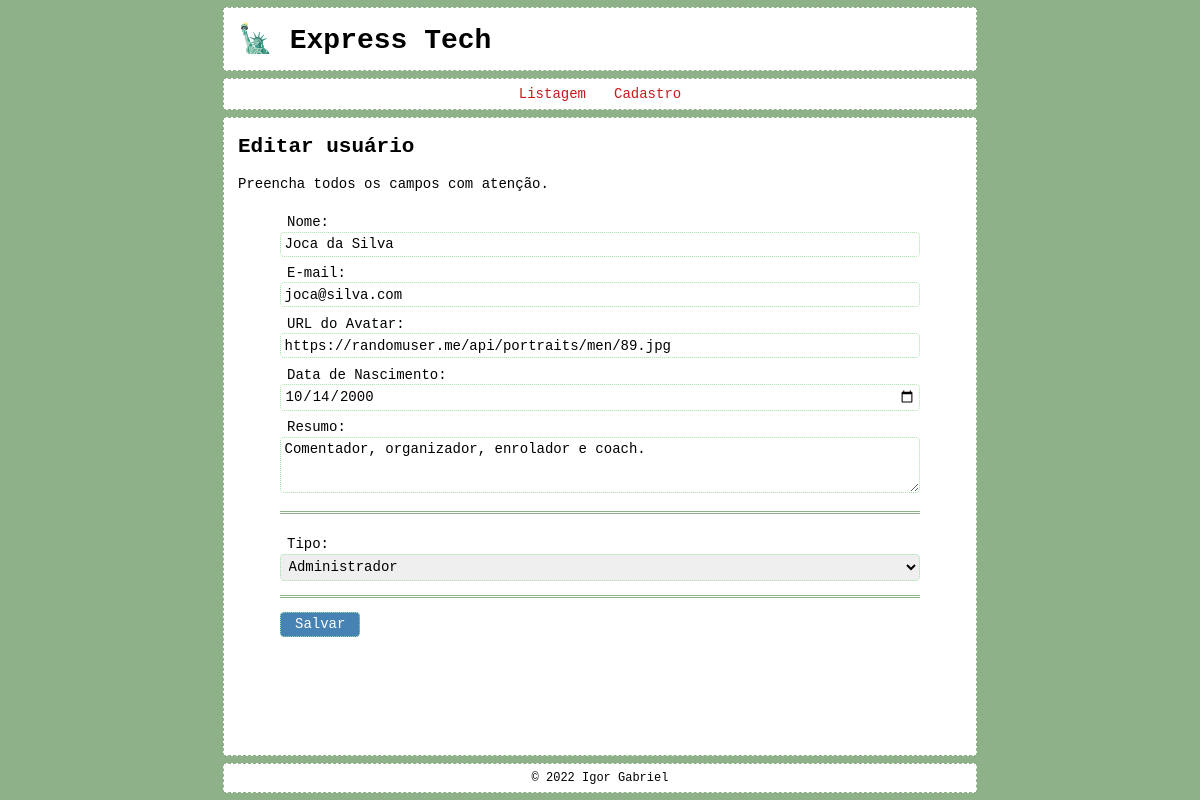
The app's page /?p=edit&u=1 with its own data.
### tables this page shows
CREATE TABLE users (
    id INT PRIMARY KEY NOT NULL AUTO_INCREMENT,
    date TIMESTAMP NOT NULL DEFAULT CURRENT_TIMESTAMP,
    name VARCHAR(255) NOT NULL,
    email VARCHAR(255) NOT NULL,
    password VARCHAR(255) NOT NULL,
    birth DATE NOT NULL,
    avatar VARCHAR(255) NOT NULL,
    bio TEXT,
    type ENUM('user', 'author', 'moderator', 'admin') DEFAULT 'user',
    status ENUM('active', 'inactive', 'deleted') DEFAULT 'active'
);

### page/_form.php (the view, shortened to what this page needs)
<?php
$options = array(
    'user'      => 'Usuário',
    'author'    => 'Autor',
    'moderator' => 'Moderador',
    'admin'     => 'Administrador'
);
$type_options = "\n";
foreach ($options as $key => $value) :
    if ($key == trim(strtolower($user_form['type'])))
        $type_options .= "<option value=\"{$key}\" selected>{$value}</option>\n";
    else
        $type_options .= "<option value=\"{$key}\">{$value}</option>\n";
endforeach;
$form_password = '';
$form = <<<HTML
<form action="{$user_form['action']}" method="post" class="user-form">
    <p>
        <label for="name">Nome:</label>
        <input type="text" name="name" id="name" value="{$user_form['name']}">
    </p>
    <p>
        <label for="email">E-mail:</label>
        <input type="email" name="email" id="email" value="{$user_form['email']}">
    </p>
    <p>
        <label for="avatar">URL do Avatar:</label>
        <input type="url" name="avatar" id="avatar" value="{$user_form['avatar']}">
    </p>
    <p>
        <label for="birth">Data de Nascimento:</label>
        <input type="date" name="birth" id="birth" value="{$user_form['birth']}">
    </p>
    <p>
        <label for="bio">Resumo:</label>
        <textarea name="bio" id="bio">{$user_form['bio']}</textarea>
    </p>
    {$form_password}
    <div class="separator"></div>
    <p>
        <label for="type">Tipo:</label>
        <select name="type" id="type">
            {$type_options}
        </select>
    </p>
    <div class="separator"></div>
    <p>
        <button type="submit">Salvar</button>
    </p>
</form>
HTML;

### css/style.css (style rules this page uses)
* { box-sizing: border-box; outline: none; }
html, body { position: relative; width: 100%; height: 100%; margin: 0; padding: 0; font-size: 14px; font-family: monospace; background: rgb(143, 177, 137); }
body { background: rgb(143, 177, 137); }
.separator { margin: 1rem 0; border-top: 3px double rgb(143, 177, 137);; }

### css/form.css (style rules this page uses)
.user-form { display: block; width: 100%; margin: auto; max-width: 640px; }
.user-form p { margin: 0; }
.user-form label { display: block; padding: .6rem 0 .1rem .5rem; }
.user-form input, .user-form textarea, .user-form select, .user-form button { font-family: inherit; font-size: inherit; padding: .25rem; border: 1px dotted rgb(160, 226, 163); border-radius: .3rem; }
.user-form input, .user-form textarea, .user-form select { width: 100%; }
.user-form textarea { height: 4rem; resize: vertical; }
.user-form p:last-child { padding-bottom: 1rem; }
.user-form button { padding-left: 1rem; padding-right: 1rem; background: steelblue; color: white; cursor: pointer; }

### records on screen
users: name "Joca da Silva", email "joca@silva.com", avatar "https://randomuser.me/api/portraits/men/89.jpg", birth "10/14/2000", bio "Comentador, organizador, enrolador e coach.", type "Administrador"
